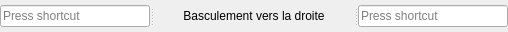
                <widget class="QSplitter" name="splitter_45">
                 <property name="sizePolicy">
                  <sizepolicy hsizetype="Fixed" vsizetype="Fixed">
                   <horstretch>0</horstretch>
                   <verstretch>0</verstretch>
                  </sizepolicy>
                 </property>
                 <property name="minimumSize">
                  <size>
                   <width>502</width>
                   <height>32</height>
                  </size>
                 </property>
                 <property name="orientation">
                  <enum>Qt::Horizontal</enum>
                 </property>
                 <widget class="QKeySequenceEdit" name="_2Player_1_KeyPieceRightTippingRotation">
                  <property name="sizePolicy">
                   <sizepolicy hsizetype="Fixed" vsizetype="Fixed">
                    <horstretch>0</horstretch>
                    <verstretch>0</verstretch>
                   </sizepolicy>
                  </property>
                  <property name="minimumSize">
                   <size>
                    <width>150</width>
                    <height>32</height>
                   </size>
                  </property>
                  <property name="maximumSize">
                   <size>
                    <width>150</width>
                    <height>32</height>
                   </size>
                  </property>
                 </widget>
                 <widget class="QLabel" name="label_45">
                  <property name="sizePolicy">
                   <sizepolicy hsizetype="Fixed" vsizetype="Fixed">
                    <horstretch>0</horstretch>
                    <verstretch>0</verstretch>
                   </sizepolicy>
                  </property>
                  <property name="minimumSize">
                   <size>
                    <width>200</width>
                    <height>32</height>
                   </size>
                  </property>
                  <property name="maximumSize">
                   <size>
                    <width>200</width>
                    <height>32</height>
                   </size>
                  </property>
                  <property name="text">
                   <string>Basculement vers la droite</string>
                  </property>
                  <property name="alignment">
                   <set>Qt::AlignCenter</set>
                  </property>
                 </widget>
                 <widget class="QKeySequenceEdit" name="_2Player_2_KeyPieceRightTippingRotation">
                  <property name="sizePolicy">
                   <sizepolicy hsizetype="Fixed" vsizetype="Fixed">
                    <horstretch>0</horstretch>
                    <verstretch>0</verstretch>
                   </sizepolicy>
                  </property>
                  <property name="minimumSize">
                   <size>
                    <width>150</width>
                    <height>32</height>
                   </size>
                  </property>
                  <property name="maximumSize">
                   <size>
                    <width>150</width>
                    <height>32</height>
                   </size>
                  </property>
                 </widget>
                </widget>
